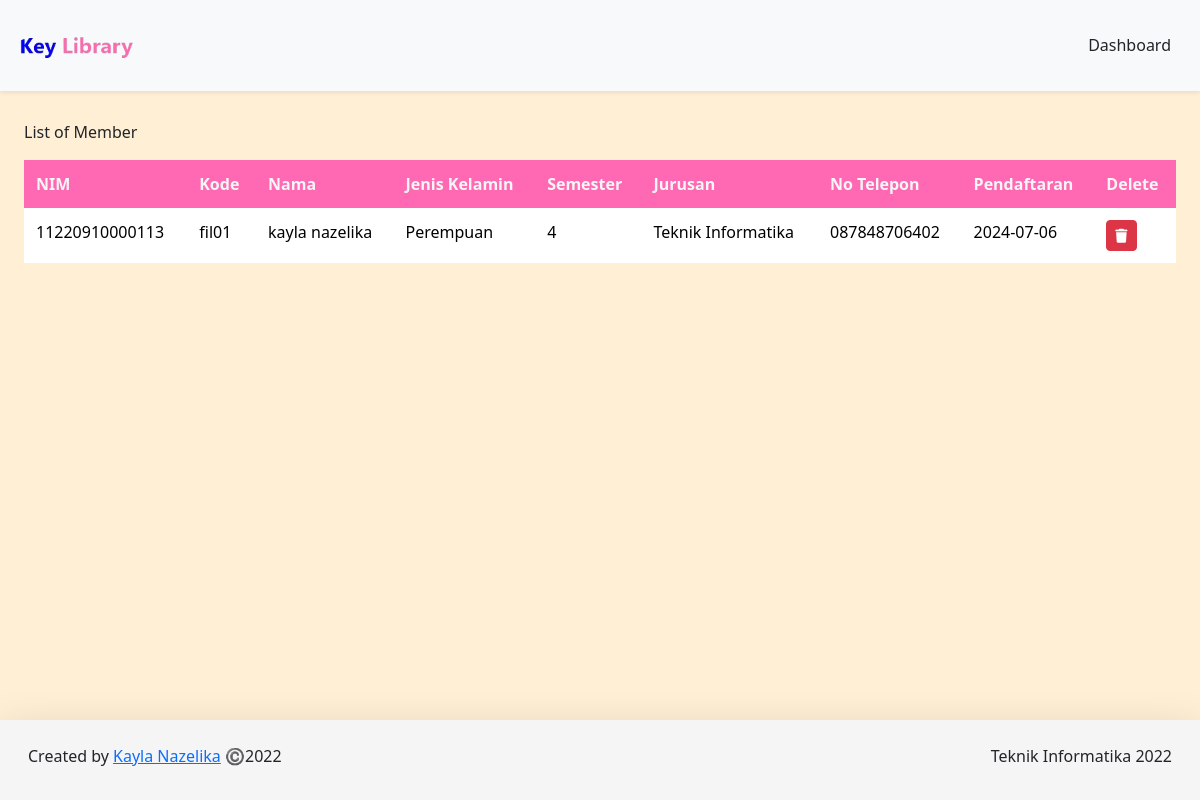
Page /DashboardAdmin/peminjaman/peminjamanBuku.php on the committed database.
### tables this page shows
CREATE TABLE `peminjaman` (
  `id_peminjaman` int(11) NOT NULL,
  `id_buku` varchar(20) NOT NULL,
  `NIM` varchar(25) DEFAULT NULL,
  `id_admin` int(11) NOT NULL,
  `tgl_peminjaman` date NOT NULL,
  `tgl_pengembalian` date NOT NULL
);

CREATE TABLE `member` (
  `NIM` varchar(25) NOT NULL,
  `kode_member` varchar(12) NOT NULL,
  `nama_lengkap` varchar(255) NOT NULL,
  `password` varchar(255) NOT NULL,
  `jenis_kelamin` varchar(20) NOT NULL,
  `Semester` varchar(5) NOT NULL,
  `jurusan` varchar(50) NOT NULL,
  `no_tlp` varchar(15) NOT NULL,
  `tgl_pendaftaran` date NOT NULL
);

### config/config.php (called while the page is built, shortened)
<?php
$host = "127.0.0.1";
$username = "root";
$password = "";
$database_name = "perpustakaan";
$connection = mysqli_connect($host, $username, $password, $database_name);
function queryReadData($query) {
    global $connection;
    $result = mysqli_query($connection, $query);
    $items = [];
    while ($item = mysqli_fetch_assoc($result)) {
        $items[] = $item;
    }
    return $items;
}
?>

### DashboardAdmin/peminjaman/peminjamanBuku.php (the view, shortened to what this page needs)
<?php
require "../../config/config.php";
$dataPeminjam = queryReadData("SELECT peminjaman.id_peminjaman, peminjaman.id_buku, buku.judul, peminjaman.NIM, member.nama_lengkap, member.jenis_kelamin,member.Semester, member.jurusan, member.no_tlp,peminjaman.id_admin,  peminjaman.tgl_peminjaman, peminjaman.tgl_pengembalian
FROM peminjaman
INNER JOIN member ON peminjaman.NIM = member.NIM
INNER JOIN buku ON peminjaman.id_buku = buku.id_buku");
?>
<!DOCTYPE html>
<html lang="en">
<head>
    <link href="https://cdn.jsdelivr.net/npm/bootstrap@5.3.2/dist/css/bootstrap.min.css" rel="stylesheet">
</head>
<body style="background-color: #FFEFD5;">
<nav class="navbar fixed-top bg-body-tertiary shadow-sm">
    <div class="container-fluid p-3">
        <a class="navbar-brand" href="#">
            <img src="../../assets/logoNav.png" alt="logo" width="120px">
        </a>
        <a class="btn btn-tertiary" href="../dashboardAdmin.php">Dashboard</a>
    </div>
</nav>
<div class="p-4 mt-5">
    <div class="mt-5">
        <caption>List of Member</caption>
        <div class="table-responsive mt-3">
            <table class="table table-pink">
                <thead>
                <tr>
                    <th>NIM</th>
                    <th>Kode</th>
                    <th>Nama</th>
                    <th>Jenis Kelamin</th>
                    <th>Semester</th>
                    <th>Jurusan</th>
                    <th>No Telepon</th>
                    <th>Pendaftaran</th>
                    <th>Delete</th>
                </tr>
                </thead>
                <tbody>
                <?php foreach ($dataPeminjam as $item) : ?>
                    <tr>
                        <td><?= $item["NIM"]; ?></td>
                        <td><?= $item["id_buku"]; ?></td>
                        <td><?= $item["nama_lengkap"]; ?></td>
                        <td><?= $item["jenis_kelamin"];?></td>
                        <td><?= $item["Semester"]; ?></td>
                        <td><?= $item["jurusan"]; ?></td>
                        <td><?= $item["no_tlp"]?></td>
                        <td><?= $item["tgl_peminjaman"]; ?></td>
                        <td>
                            <a href="delete.php?id=<?= $item['id_peminjaman']; ?>" class="btn btn-danger btn-sm"><i class="fa-solid fa-trash"></i></a>
                        </td>
                    </tr>
                <?php endforeach; ?>
                </tbody>
            </table>
        </div>
    </div>
</div>
<footer class="fixed-bottom shadow-lg bg-subtle p-3" style="background-color: whitesmoke">
    <div class="container-fluid d-flex justify-content-between">
        <p class="mt-2">Created by <a href="https://www.instagram.com/keylazlika/" class="text-primary"> Kayla Nazelika</a> ©️2022</p>
        <p class="mt-2">Teknik Informatika 2022</p>
    </div>
</footer>
</body>
</html>

### DashboardAdmin/peminjaman/peminjamanBuku.php (style rules this page uses)
.table-pink { width: 100%; border-collapse: collapse; }
.table-pink th, .table-pink td { padding: 12px; text-align: left; border: none; }
.table-pink th { background-color: #FF69B4; color: whitesmoke; }
.table-pink tr { background-color: #FFC0CB; }

### rows in the picture
peminjaman: NIM "11220910000113", id_buku "fil01", member.nama_lengkap "kayla nazelika", member.jenis_kelamin "Perempuan", member.Semester "4", member.jurusan "Teknik Informatika", member.no_tlp "087848706402", tgl_peminjaman "2024-07-06"
